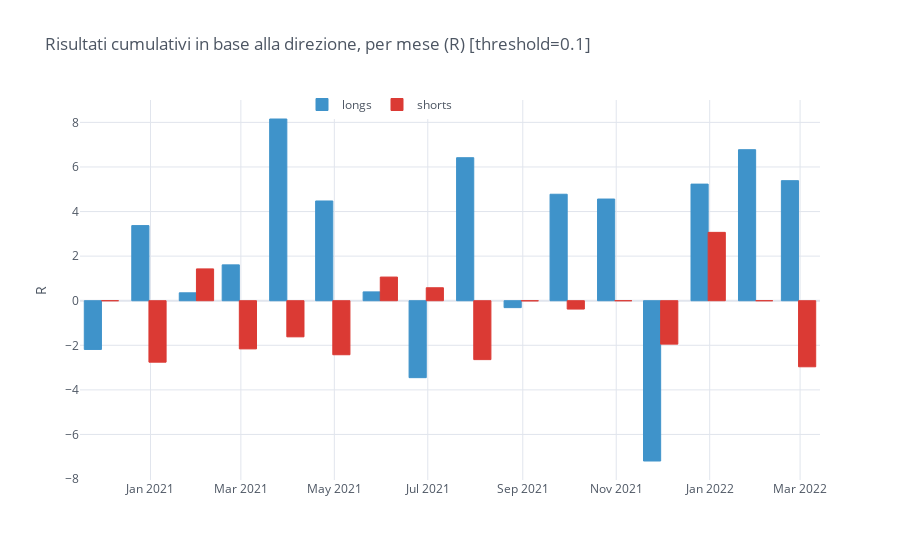

This figure's notebook cell:
### Code cell
df = df64.copy()
threshold = 0.1
longs = df[df.side == 'BUY']
shorts = df[df.side == 'SELL']

df['longs'] = longs.result
df['shorts'] = shorts.result

df.set_index('close').groupby(pd.Grouper(freq='M')).sum()[['longs', 'shorts']].iplot(
    kind='bar', barmode='group', colors=cf_colors, opacity=1, yTitle='R', legend='top',
    title=f'Risultati cumulativi in base alla direzione, per mese (R) [threshold={threshold}]')

### Figure 1 — Plotly figure (JSON) as saved in the notebook; plotly's stock layout.template omitted (floating-point values rounded to 4 significant figures)
{"data": [{"marker": {"color": "rgba(63, 147, 202, 1)", "line": {"color": "rgba(63, 147, 202, 1.0)", "width": 1}}, "name": "longs", "orientation": "v", "text": "", "type": "bar", "x": ["2020-11-30 00:00:00+00:00", "2020-12-31 00:00:00+00:00", "2021-01-31 00:00:00+00:00", "2021-02-28 00:00:00+00:00", "2021-03-31 00:00:00+00:00", "2021-04-30 00:00:00+00:00", "2021-05-31 00:00:00+00:00", "2021-06-30 00:00:00+00:00", "2021-07-31 00:00:00+00:00", "2021-08-31 00:00:00+00:00", "2021-09-30 00:00:00+00:00", "2021-10-31 00:00:00+00:00", "2021-11-30 00:00:00+00:00", "2021-12-31 00:00:00+00:00", "2022-01-31 00:00:00+00:00", "2022-02-28 00:00:00+00:00"], "y": [-2.186, 3.37, 0.3552, 1.609, 8.153, 4.475, 0.396, -3.452, 6.416, -0.31, 4.777, 4.562, -7.19, 5.232, 6.776, 5.387]}, {"marker": {"color": "rgba(219, 58, 52, 1)", "line": {"color": "rgba(219, 58, 52, 1.0)", "width": 1}}, "name": "shorts", "orientation": "v", "text": "", "type": "bar", "x": ["2020-11-30 00:00:00+00:00", "2020-12-31 00:00:00+00:00", "2021-01-31 00:00:00+00:00", "2021-02-28 00:00:00+00:00", "2021-03-31 00:00:00+00:00", "2021-04-30 00:00:00+00:00", "2021-05-31 00:00:00+00:00", "2021-06-30 00:00:00+00:00", "2021-07-31 00:00:00+00:00", "2021-08-31 00:00:00+00:00", "2021-09-30 00:00:00+00:00", "2021-10-31 00:00:00+00:00", "2021-11-30 00:00:00+00:00", "2021-12-31 00:00:00+00:00", "2022-01-31 00:00:00+00:00", "2022-02-28 00:00:00+00:00"], "y": [0.0, -2.756, 1.427, -2.161, -1.62, -2.423, 1.061, 0.582, -2.642, -0.006892, -0.374, 0.0, -1.948, 3.067, 0.0, -2.964]}], "layout": {"barmode": "group", "legend": {"bgcolor": "#FFFFFF", "font": {"color": "#4D5663"}, "orientation": "h", "x": 0.3, "y": 0.95, "yanchor": "bottom"}, "paper_bgcolor": "#FFFFFF", "plot_bgcolor": "#FFFFFF", "showlegend": true, "title": {"font": {"color": "#4D5663"}, "text": "Risultati cumulativi in base alla direzione, per mese (R) [threshold=0.1]"}, "xaxis": {"gridcolor": "#E1E5ED", "showgrid": true, "tickfont": {"color": "#4D5663"}, "title": {"font": {"color": "#4D5663"}, "text": ""}, "zerolinecolor": "#E1E5ED"}, "yaxis": {"gridcolor": "#E1E5ED", "showgrid": true, "tickfont": {"color": "#4D5663"}, "title": {"font": {"color": "#4D5663"}, "text": "R"}, "zerolinecolor": "#E1E5ED"}}}
